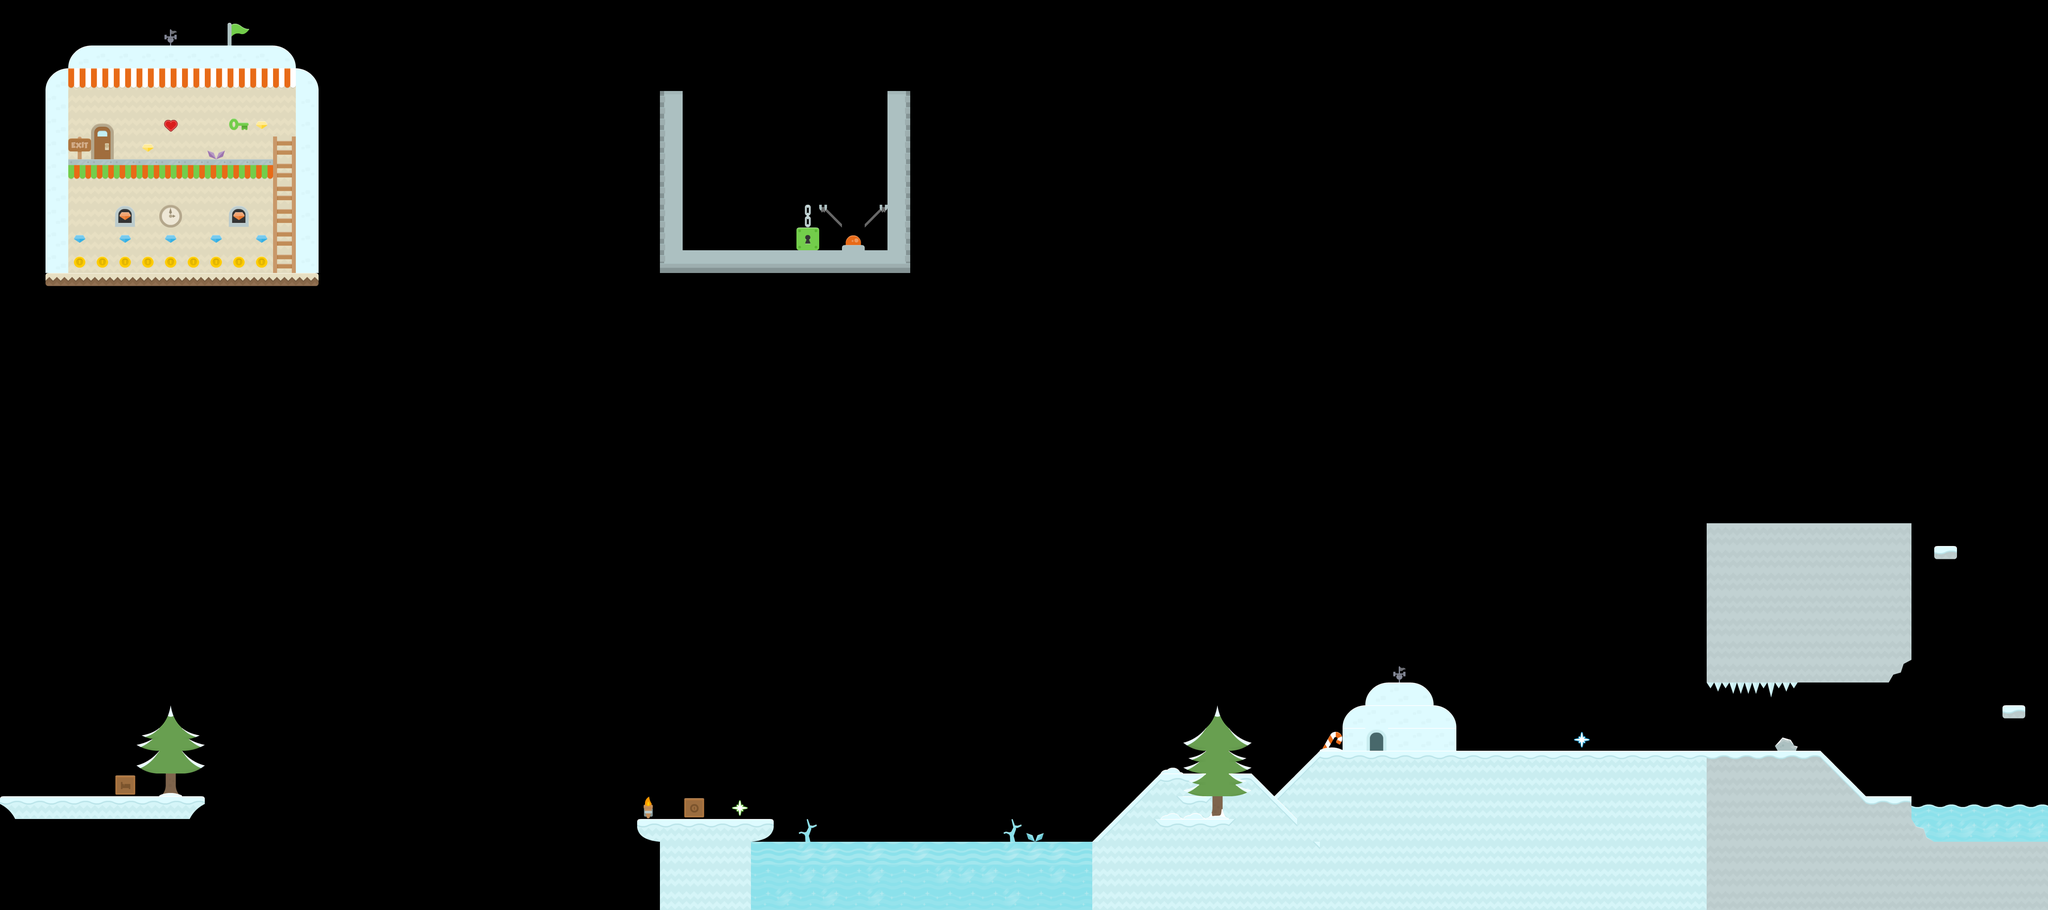

Below is a game level as drawn by its tile map, then a one-line description and the .tmx that defines it (tile-layer data replaced by summaries):
An orthogonal 90x40 tile map with 64x64 px tiles, 5 tile layers (backUnderground, back, blocs, game, ...) and 245 objects.

<map version="1.0" orientation="orthogonal" renderorder="left-up" width="90" height="40" tilewidth="64" tileheight="64" nextobjectid="882">
 <tileset firstgid="1" name="world-spritesheet" tilewidth="64" tileheight="64" tilecount="680" columns="8">
  <image source="tilesmap.png" width="512" height="5440" />
  <tile id="14">
   <properties>
    <property name="moves" type="bool" value="true" />
    <property name="pushable" type="bool" value="true" />
   </properties>
  </tile>
  <tile id="36">
   <properties>
    <property name="moves" type="bool" value="true" />
    <property name="y" type="int" value="100" />
   </properties>
  </tile>
  <tile id="43">
   <properties>
    <property name="moves" type="bool" value="true" />
    <property name="x" type="int" value="100" />
   </properties>
  </tile>
  <tile id="54">
   <properties>
    <property name="teleportX" type="int" value="39" />
    <property name="teleportY" type="int" value="6" />
   </properties>
  </tile>
  <tile id="87">
   <properties>
    <property name="lock" value="green" />
   </properties>
  </tile>
  <tile id="88">
   <properties>
    <property name="lock" value="red" />
   </properties>
  </tile>
  <tile id="117">
   <properties>
    <property name="bloc" type="bool" value="true" />
    <property name="y" type="int" value="100" />
   </properties>
  </tile>
  <tile id="153">
   <properties>
    <property name="start" type="bool" value="true" />
   </properties>
  </tile>
  <tile id="171">
   <properties>
    <property name="bloc" type="bool" value="true" />
    <property name="fallingTime" type="int" value="500" />
   </properties>
  </tile>
  <tile id="172">
   <properties>
    <property name="bloc" type="bool" value="true" />
    <property name="fallingTime" type="int" value="500" />
   </properties>
  </tile>
  <tile id="179">
   <properties>
    <property name="teleportX" type="int" value="3" />
    <property name="teleportY" type="int" value="11" />
   </properties>
  </tile>
  <tile id="401">
   <properties>
    <property name="teleportX" type="int" value="60" />
    <property name="teleportY" type="int" value="32" />
   </properties>
  </tile>
  <tile id="465">
   <properties>
    <property name="atlas" type="bool" value="true" />
    <property name="miror" type="bool" value="true" />
    <property name="offset" type="int" value="-26" />
    <property name="pnj" type="bool" value="true" />
    <property name="scale" type="float" value="0.4" />
    <property name="sprite" value="knight" />
    <property name="text" value="C'est affreux ! Le Père Noël à disparu, aidez-moi à le retrouver !" />
   </properties>
  </tile>
  <tile id="466">
   <properties>
    <property name="atlas" type="bool" value="true" />
    <property name="miror" type="bool" value="true" />
    <property name="offset" type="int" value="-26" />
    <property name="pnj" type="bool" value="true" />
    <property name="scale" type="float" value="0.5" />
    <property name="sprite" value="knight" />
    <property name="text" value="Ce lac est gelé, prenez-garde !" />
   </properties>
  </tile>
  <tile id="534">
   <properties>
    <property name="atlas" type="bool" value="true" />
    <property name="offset" type="int" value="0" />
    <property name="pnj" type="bool" value="true" />
    <property name="scale" type="float" value="0.39" />
    <property name="sprite" value="santa" />
    <property name="text" value="Oh Oh Oh !" />
   </properties>
  </tile>
  <tile id="540">
   <properties>
    <property name="points" type="int" value="1" />
   </properties>
  </tile>
  <tile id="541">
   <properties>
    <property name="points" type="int" value="10" />
   </properties>
  </tile>
  <tile id="542">
   <properties>
    <property name="points" type="int" value="5" />
   </properties>
  </tile>
  <tile id="556">
   <properties>
    <property name="points" type="int" value="100" />
   </properties>
  </tile>
  <tile id="557">
   <properties>
    <property name="points" type="int" value="100" />
   </properties>
  </tile>
  <tile id="558">
   <properties>
    <property name="points" type="int" value="100" />
   </properties>
  </tile>
  <tile id="559">
   <properties>
    <property name="points" type="int" value="100" />
   </properties>
  </tile>
  <tile id="561">
   <properties>
    <property name="key" value="green" />
   </properties>
  </tile>
  <tile id="598">
   <properties>
    <property name="atlas" type="bool" value="true" />
    <property name="enemy" type="bool" value="true" />
    <property name="scale" type="float" value="0.1" />
    <property name="sprite" value="pingun" />
    <property name="velocity" type="float" value="75" />
   </properties>
  </tile>
  <tile id="603">
   <properties>
    <property name="atlas" type="bool" value="false" />
    <property name="enemy" type="bool" value="true" />
    <property name="offset" type="int" value="-10" />
    <property name="scale" type="float" value="1" />
    <property name="sprite" value="snowman" />
    <property name="velocity" type="int" value="80" />
   </properties>
  </tile>
  <tile id="614">
   <properties>
    <property name="bulletSpeed" type="int" value="500" />
    <property name="fireAngle" value="right" />
    <property name="fireRate" type="int" value="1500" />
   </properties>
  </tile>
  <tile id="623">
   <properties>
    <property name="angularVelocity" type="int" value="720" />
    <property name="bulletSpeed" type="int" value="100" />
    <property name="fireAngle" value="up" />
    <property name="fireRate" type="int" value="4000" />
    <property name="gravity" type="int" value="250" />
    <property name="sprite" value="bullet-water" />
   </properties>
  </tile>
  <tile id="651">
   <properties>
    <property name="life" type="bool" value="true" />
   </properties>
  </tile>
 </tileset>
 <layer name="backUnderground" width="90" height="40">
  <data>[3600 cells, 166 non-empty, 11 distinct tile ids]</data>
 </layer>
 <layer name="back" width="90" height="40">
  <data>[3600 cells, 94 non-empty, 35 distinct tile ids]</data>
 </layer>
 <layer name="blocs" width="90" height="40">
  <properties>
   <property name="collides" type="bool" value="true" />
  </properties>
  <data>[3600 cells, 372 non-empty, 31 distinct tile ids]</data>
 </layer>
 <layer name="game" width="90" height="40">
  <data>[3600 cells, 44 non-empty, 16 distinct tile ids]</data>
 </layer>
 <layer name="front" width="90" height="40">
  <data>[3600 cells, 12 non-empty, 8 distinct tile ids]</data>
 </layer>
 <objectgroup color="#ffff00" name="stairCollision">
  <object id="600" x="3090.96" y="2347.95" width="1.90625" height="2.09375" />
  <object id="601" x="3115.03" y="2323.91" width="1.90625" height="2.09375" />
  <object id="602" x="3080.94" y="2357.88" width="1.90625" height="2.09375" />
  <object id="603" x="3121.05" y="2317.98" width="1.90625" height="2.09375" />
  <object id="604" x="3088.96" y="2349.95" width="1.90625" height="2.09375" />
  <object id="605" x="3078.97" y="2359.91" width="1.90625" height="2.09375" />
  <object id="606" x="3117.1" y="2321.93" width="1.90625" height="2.09375" />
  <object id="607" x="3123.05" y="2315.98" width="1.90625" height="2.09375" />
  <object id="608" x="3105.01" y="2333.92" width="1.90625" height="2.09375" />
  <object id="609" x="3127.1" y="2312" width="1.90625" height="2.09375" />
  <object id="610" x="3101.05" y="2337.95" width="1.90625" height="2.09375" />
  <object id="611" x="3070.95" y="2367.92" width="1.90625" height="2.09375" />
  <object id="612" x="3074.92" y="2363.89" width="1.90625" height="2.09375" />
  </objectgroup>
 <objectgroup color="#ff0000" name="playerCollision" />
 <objectgroup color="#aa0000" name="gameCollision">
  <!-- 9 objects omitted --></objectgroup>
 <objectgroup color="#0000ff" name="deathCollision">
  <!-- 1 objects omitted --></objectgroup>
</map>
<!-- 232 of 245 objects omitted -->
